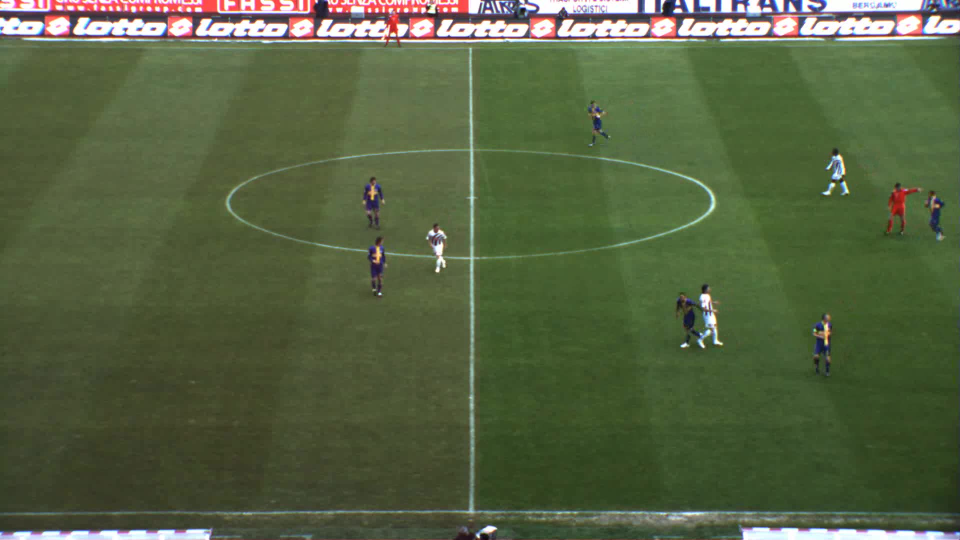
#> input picture integration_test/filmrole3_frames/filmerole3_004.jpg, 1920 x 1080 px (shown at 1/2 size); its folder holds 4 pictures in this run
$ python crop.py
#> lines starting #> are read from the running program, lines starting #| are printed output that depends on the picture
import matplotlib.pyplot as plt
import os

if __name__ == '__main__':

    os.chdir('filmrole3_frames')

    filenames = [f for f in os.listdir('.') if os.path.isfile(os.path.join('.', f))]
    filenames.sort()

    for filename in filenames:
        if '.jpg' in filename:
            img = plt.imread(filename)
#> img is the input picture: shape (1080, 1920, 3); mean R, G, B 85.3, 98, 65.5

            plt.imsave('../cropped/' + 'cropped_' + filename[:4] + filename[5:], img[89:1029,:,:])
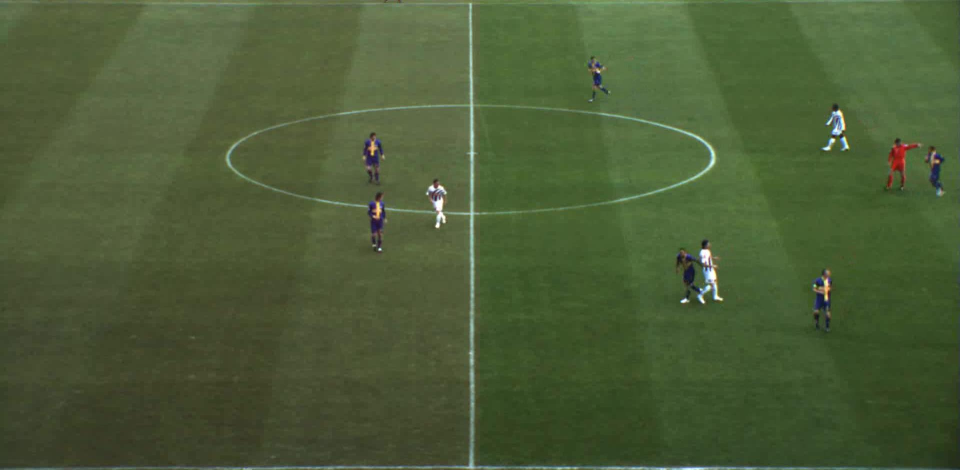
#> saved as cropped_filmrole3_004.jpg: shape (940, 1920, 3) (shown at 1/2 size); mean R, G, B 75.6, 91.9, 54.8
#> pass 2 of the loop `for filename in filenames:`:
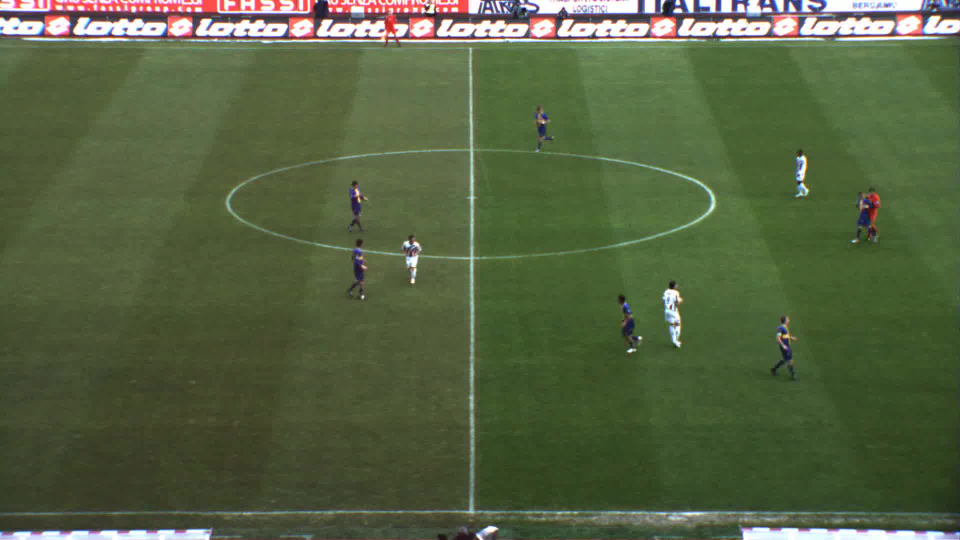
#> input picture integration_test/filmrole3_frames/filmerole3_008.jpg, 1920 x 1080 px (shown at 1/2 size)
#> img is the input picture: shape (1080, 1920, 3); mean R, G, B 85.4, 98.1, 65.6
#> `plt.imsave('../cropped/' + 'cropped_' + filename[:4] + filename[5:], i..`:
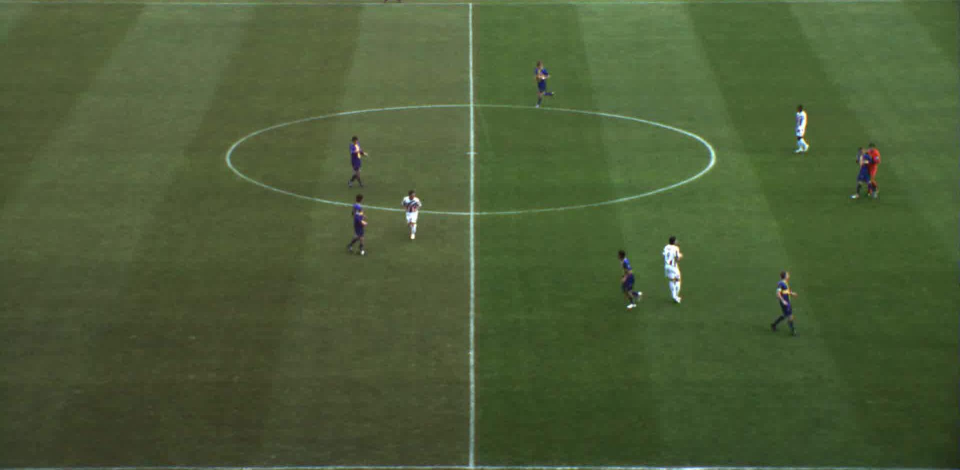
#> saved as cropped_filmrole3_008.jpg: shape (940, 1920, 3) (shown at 1/2 size); mean R, G, B 75.7, 92.1, 55
#> pass 3 of the loop `for filename in filenames:`:
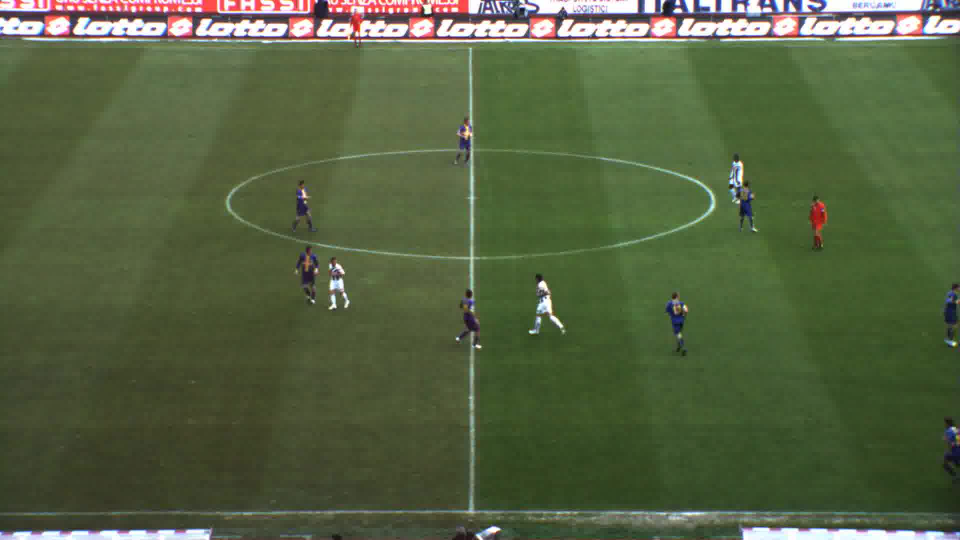
#> input picture integration_test/filmrole3_frames/filmerole3_016.jpg, 1920 x 1080 px (shown at 1/2 size)
#> img is the input picture: shape (1080, 1920, 3); mean R, G, B 85, 97.9, 65.3
#> `plt.imsave('../cropped/' + 'cropped_' + filename[:4] + filename[5:], i..`:
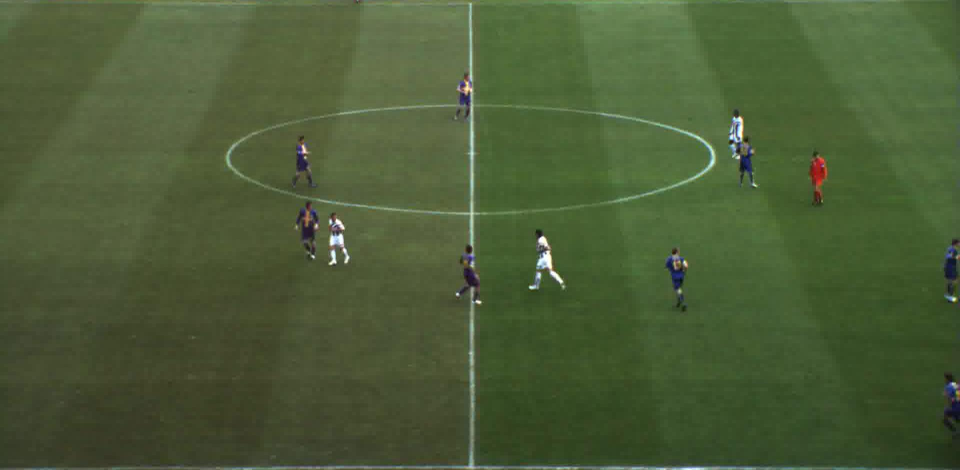
#> saved as cropped_filmrole3_016.jpg: shape (940, 1920, 3) (shown at 1/2 size); mean R, G, B 75.4, 91.8, 54.7
#> the loop made 4 passes; the first 3 are shown
